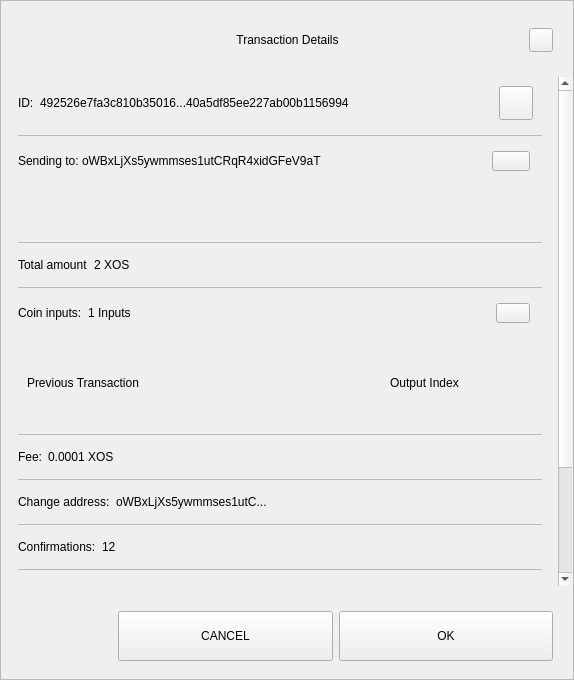
<?xml version="1.0" encoding="UTF-8"?>
<ui version="4.0">
 <class>TxDetailDialog</class>
 <widget class="QWidget" name="TxDetailDialog">
  <property name="geometry">
   <rect>
    <x>0</x>
    <y>0</y>
    <width>574</width>
    <height>680</height>
   </rect>
  </property>
  <property name="sizePolicy">
   <sizepolicy hsizetype="Preferred" vsizetype="Expanding">
    <horstretch>0</horstretch>
    <verstretch>0</verstretch>
   </sizepolicy>
  </property>
  <property name="minimumSize">
   <size>
    <width>574</width>
    <height>500</height>
   </size>
  </property>
  <property name="windowTitle">
   <string>Form</string>
  </property>
  <property name="styleSheet">
   <string notr="true"/>
  </property>
  <layout class="QVBoxLayout" name="verticalLayout_3">
   <property name="spacing">
    <number>0</number>
   </property>
   <property name="leftMargin">
    <number>0</number>
   </property>
   <property name="topMargin">
    <number>0</number>
   </property>
   <property name="rightMargin">
    <number>0</number>
   </property>
   <property name="bottomMargin">
    <number>0</number>
   </property>
   <item>
    <widget class="QFrame" name="frame">
     <property name="sizePolicy">
      <sizepolicy hsizetype="Preferred" vsizetype="Expanding">
       <horstretch>0</horstretch>
       <verstretch>0</verstretch>
      </sizepolicy>
     </property>
     <property name="styleSheet">
      <string notr="true"/>
     </property>
     <property name="frameShape">
      <enum>QFrame::StyledPanel</enum>
     </property>
     <property name="frameShadow">
      <enum>QFrame::Raised</enum>
     </property>
     <layout class="QVBoxLayout" name="verticalLayout">
      <property name="leftMargin">
       <number>0</number>
      </property>
      <property name="rightMargin">
       <number>0</number>
      </property>
      <item>
       <layout class="QHBoxLayout" name="horizontalLayout_3">
        <property name="spacing">
         <number>0</number>
        </property>
        <property name="leftMargin">
         <number>20</number>
        </property>
        <property name="topMargin">
         <number>10</number>
        </property>
        <property name="rightMargin">
         <number>20</number>
        </property>
        <item>
         <spacer name="horizontalSpacer_1">
          <property name="orientation">
           <enum>Qt::Horizontal</enum>
          </property>
          <property name="sizeHint" stdset="0">
           <size>
            <width>40</width>
            <height>20</height>
           </size>
          </property>
         </spacer>
        </item>
        <item>
         <widget class="QLabel" name="labelTitle">
          <property name="minimumSize">
           <size>
            <width>0</width>
            <height>40</height>
           </size>
          </property>
          <property name="maximumSize">
           <size>
            <width>16777215</width>
            <height>40</height>
           </size>
          </property>
          <property name="styleSheet">
           <string notr="true">padding-left:24px;</string>
          </property>
          <property name="text">
           <string>Transaction Details</string>
          </property>
          <property name="alignment">
           <set>Qt::AlignCenter</set>
          </property>
          <property name="margin">
           <number>7</number>
          </property>
         </widget>
        </item>
        <item>
         <spacer name="horizontalSpacer_2">
          <property name="orientation">
           <enum>Qt::Horizontal</enum>
          </property>
          <property name="sizeHint" stdset="0">
           <size>
            <width>40</width>
            <height>20</height>
           </size>
          </property>
         </spacer>
        </item>
        <item>
         <widget class="QPushButton" name="btnEsc">
          <property name="minimumSize">
           <size>
            <width>24</width>
            <height>24</height>
           </size>
          </property>
          <property name="maximumSize">
           <size>
            <width>24</width>
            <height>24</height>
           </size>
          </property>
          <property name="focusPolicy">
           <enum>Qt::NoFocus</enum>
          </property>
          <property name="text">
           <string/>
          </property>
         </widget>
        </item>
       </layout>
      </item>
      <item>
       <spacer name="verticalSpacer">
        <property name="orientation">
         <enum>Qt::Vertical</enum>
        </property>
        <property name="sizeType">
         <enum>QSizePolicy::Fixed</enum>
        </property>
        <property name="sizeHint" stdset="0">
         <size>
          <width>20</width>
          <height>10</height>
         </size>
        </property>
       </spacer>
      </item>
      <item>
       <widget class="QWidget" name="layoutScroll" native="true">
        <property name="minimumSize">
         <size>
          <width>0</width>
          <height>0</height>
         </size>
        </property>
        <layout class="QVBoxLayout" name="verticalLayout_4">
         <property name="leftMargin">
          <number>0</number>
         </property>
         <property name="topMargin">
          <number>0</number>
         </property>
         <property name="rightMargin">
          <number>0</number>
         </property>
         <item>
          <widget class="QScrollArea" name="scrollArea">
           <property name="styleSheet">
            <string notr="true">#scrollArea {
background:transparent;
}</string>
           </property>
           <property name="horizontalScrollBarPolicy">
            <enum>Qt::ScrollBarAlwaysOff</enum>
           </property>
           <property name="sizeAdjustPolicy">
            <enum>QAbstractScrollArea::AdjustIgnored</enum>
           </property>
           <property name="widgetResizable">
            <bool>true</bool>
           </property>
           <property name="alignment">
            <set>Qt::AlignLeading|Qt::AlignLeft|Qt::AlignTop</set>
           </property>
           <widget class="QWidget" name="scrollAreaWidgetContents">
            <property name="geometry">
             <rect>
              <x>0</x>
              <y>0</y>
              <width>556</width>
              <height>672</height>
             </rect>
            </property>
            <property name="autoFillBackground">
             <bool>false</bool>
            </property>
            <property name="styleSheet">
             <string notr="true">#scrollAreaWidgetContents {
background:transparent;
}</string>
            </property>
            <layout class="QVBoxLayout" name="verticalLayout_7">
             <property name="spacing">
              <number>0</number>
             </property>
             <property name="sizeConstraint">
              <enum>QLayout::SetDefaultConstraint</enum>
             </property>
             <property name="leftMargin">
              <number>0</number>
             </property>
             <property name="topMargin">
              <number>0</number>
             </property>
             <property name="rightMargin">
              <number>0</number>
             </property>
             <property name="bottomMargin">
              <number>0</number>
             </property>
             <item>
              <widget class="QWidget" name="content" native="true">
               <layout class="QVBoxLayout" name="verticalLayout_2">
                <property name="leftMargin">
                 <number>16</number>
                </property>
                <property name="topMargin">
                 <number>0</number>
                </property>
                <property name="rightMargin">
                 <number>16</number>
                </property>
                <item>
                 <widget class="QWidget" name="contentID" native="true">
                  <layout class="QHBoxLayout" name="horizontalLayout_12" stretch="0,1,0">
                   <property name="leftMargin">
                    <number>0</number>
                   </property>
                   <item>
                    <widget class="QLabel" name="labelId">
                     <property name="maximumSize">
                      <size>
                       <width>16777215</width>
                       <height>16777215</height>
                      </size>
                     </property>
                     <property name="text">
                      <string>ID:</string>
                     </property>
                    </widget>
                   </item>
                   <item>
                    <widget class="QLabel" name="textId">
                     <property name="text">
                      <string>492526e7fa3c810b35016...40a5df85ee227ab00b1156994</string>
                     </property>
                    </widget>
                   </item>
                   <item>
                    <widget class="QPushButton" name="pushCopy">
                     <property name="minimumSize">
                      <size>
                       <width>34</width>
                       <height>34</height>
                      </size>
                     </property>
                     <property name="maximumSize">
                      <size>
                       <width>34</width>
                       <height>34</height>
                      </size>
                     </property>
                     <property name="focusPolicy">
                      <enum>Qt::NoFocus</enum>
                     </property>
                     <property name="text">
                      <string/>
                     </property>
                     <property name="iconSize">
                      <size>
                       <width>24</width>
                       <height>24</height>
                      </size>
                     </property>
                    </widget>
                   </item>
                  </layout>
                 </widget>
                </item>
                <item>
                 <widget class="QLabel" name="labelDivider9">
                  <property name="maximumSize">
                   <size>
                    <width>16777215</width>
                    <height>1</height>
                   </size>
                  </property>
                  <property name="styleSheet">
                   <string notr="true">background-color:#bababa;</string>
                  </property>
                  <property name="text">
                   <string/>
                  </property>
                 </widget>
                </item>
                <item>
                 <widget class="QWidget" name="contentOutputs" native="true">
                  <layout class="QHBoxLayout" name="horizontalLayout_11" stretch="0,3,0">
                   <property name="spacing">
                    <number>0</number>
                   </property>
                   <property name="leftMargin">
                    <number>0</number>
                   </property>
                   <property name="rightMargin">
                    <number>12</number>
                   </property>
                   <item>
                    <widget class="QLabel" name="labelSend">
                     <property name="maximumSize">
                      <size>
                       <width>16777215</width>
                       <height>16777215</height>
                      </size>
                     </property>
                     <property name="text">
                      <string>Sending to: </string>
                     </property>
                    </widget>
                   </item>
                   <item>
                    <widget class="QLabel" name="textSend">
                     <property name="text">
                      <string>oWBxLjXs5ywmmses1utCRqR4xidGFeV9aT </string>
                     </property>
                    </widget>
                   </item>
                   <item>
                    <widget class="QPushButton" name="pushOutputs">
                     <property name="minimumSize">
                      <size>
                       <width>34</width>
                       <height>20</height>
                      </size>
                     </property>
                     <property name="maximumSize">
                      <size>
                       <width>38</width>
                       <height>20</height>
                      </size>
                     </property>
                     <property name="focusPolicy">
                      <enum>Qt::NoFocus</enum>
                     </property>
                     <property name="styleSheet">
                      <string notr="true"/>
                     </property>
                     <property name="text">
                      <string/>
                     </property>
                    </widget>
                   </item>
                  </layout>
                 </widget>
                </item>
                <item>
                 <widget class="QScrollArea" name="outputsScrollArea">
                  <property name="minimumSize">
                   <size>
                    <width>0</width>
                    <height>50</height>
                   </size>
                  </property>
                  <property name="styleSheet">
                   <string notr="true">#outputsScrollArea {
background:transparent;
}</string>
                  </property>
                  <property name="widgetResizable">
                   <bool>true</bool>
                  </property>
                  <widget class="QWidget" name="container_outputs_base">
                   <property name="geometry">
                    <rect>
                     <x>0</x>
                     <y>0</y>
                     <width>522</width>
                     <height>48</height>
                    </rect>
                   </property>
                   <property name="styleSheet">
                    <string notr="true">#container_outputs_base {
background:transparent;
}</string>
                   </property>
                  </widget>
                 </widget>
                </item>
                <item>
                 <widget class="QLabel" name="labelDivider8">
                  <property name="maximumSize">
                   <size>
                    <width>16777215</width>
                    <height>1</height>
                   </size>
                  </property>
                  <property name="styleSheet">
                   <string notr="true">background-color:#bababa;</string>
                  </property>
                  <property name="text">
                   <string/>
                  </property>
                 </widget>
                </item>
                <item>
                 <widget class="QWidget" name="contentAmount" native="true">
                  <layout class="QHBoxLayout" name="horizontalLayout_4" stretch="0,1">
                   <property name="leftMargin">
                    <number>0</number>
                   </property>
                   <item>
                    <widget class="QLabel" name="labelAmount">
                     <property name="maximumSize">
                      <size>
                       <width>16777215</width>
                       <height>16777215</height>
                      </size>
                     </property>
                     <property name="text">
                      <string>Total amount</string>
                     </property>
                    </widget>
                   </item>
                   <item>
                    <widget class="QLabel" name="textAmount">
                     <property name="text">
                      <string>2 XOS</string>
                     </property>
                    </widget>
                   </item>
                  </layout>
                 </widget>
                </item>
                <item>
                 <widget class="QLabel" name="labelDivider6">
                  <property name="maximumSize">
                   <size>
                    <width>16777215</width>
                    <height>1</height>
                   </size>
                  </property>
                  <property name="styleSheet">
                   <string notr="true">background-color:#bababa;</string>
                  </property>
                  <property name="text">
                   <string/>
                  </property>
                 </widget>
                </item>
                <item>
                 <widget class="QWidget" name="contentInputs" native="true">
                  <layout class="QHBoxLayout" name="horizontalLayout" stretch="0,2,0">
                   <property name="leftMargin">
                    <number>0</number>
                   </property>
                   <property name="rightMargin">
                    <number>12</number>
                   </property>
                   <item>
                    <widget class="QLabel" name="labelInputs">
                     <property name="sizePolicy">
                      <sizepolicy hsizetype="Minimum" vsizetype="Preferred">
                       <horstretch>0</horstretch>
                       <verstretch>0</verstretch>
                      </sizepolicy>
                     </property>
                     <property name="maximumSize">
                      <size>
                       <width>16777215</width>
                       <height>16777215</height>
                      </size>
                     </property>
                     <property name="text">
                      <string>Coin inputs:</string>
                     </property>
                    </widget>
                   </item>
                   <item>
                    <widget class="QLabel" name="textInputs">
                     <property name="text">
                      <string>1 Inputs</string>
                     </property>
                    </widget>
                   </item>
                   <item>
                    <widget class="QPushButton" name="pushInputs">
                     <property name="maximumSize">
                      <size>
                       <width>34</width>
                       <height>20</height>
                      </size>
                     </property>
                     <property name="focusPolicy">
                      <enum>Qt::NoFocus</enum>
                     </property>
                     <property name="styleSheet">
                      <string notr="true"/>
                     </property>
                     <property name="text">
                      <string/>
                     </property>
                    </widget>
                   </item>
                  </layout>
                 </widget>
                </item>
                <item>
                 <widget class="QFrame" name="gridInputs">
                  <property name="sizePolicy">
                   <sizepolicy hsizetype="Preferred" vsizetype="MinimumExpanding">
                    <horstretch>0</horstretch>
                    <verstretch>0</verstretch>
                   </sizepolicy>
                  </property>
                  <property name="minimumSize">
                   <size>
                    <width>0</width>
                    <height>90</height>
                   </size>
                  </property>
                  <layout class="QGridLayout" name="gridLayoutInput" columnstretch="5,2" rowminimumheight="0">
                   <property name="sizeConstraint">
                    <enum>QLayout::SetMaximumSize</enum>
                   </property>
                   <property name="verticalSpacing">
                    <number>0</number>
                   </property>
                   <item row="0" column="0" alignment="Qt::AlignLeft">
                    <widget class="QLabel" name="labelTitlePrevTx">
                     <property name="text">
                      <string>Previous Transaction</string>
                     </property>
                    </widget>
                   </item>
                   <item row="0" column="1" alignment="Qt::AlignLeft">
                    <widget class="QLabel" name="labelOutputIndex">
                     <property name="text">
                      <string>Output Index</string>
                     </property>
                     <property name="alignment">
                      <set>Qt::AlignCenter</set>
                     </property>
                    </widget>
                   </item>
                  </layout>
                 </widget>
                </item>
                <item>
                 <widget class="QLabel" name="labelDivider1">
                  <property name="maximumSize">
                   <size>
                    <width>16777215</width>
                    <height>1</height>
                   </size>
                  </property>
                  <property name="styleSheet">
                   <string notr="true">background-color:#bababa;</string>
                  </property>
                  <property name="text">
                   <string/>
                  </property>
                 </widget>
                </item>
                <item>
                 <widget class="QWidget" name="contentFee" native="true">
                  <layout class="QHBoxLayout" name="horizontalLayout_7" stretch="0,1">
                   <property name="leftMargin">
                    <number>0</number>
                   </property>
                   <item>
                    <widget class="QLabel" name="labelFee">
                     <property name="maximumSize">
                      <size>
                       <width>16777215</width>
                       <height>16777215</height>
                      </size>
                     </property>
                     <property name="text">
                      <string>Fee:</string>
                     </property>
                    </widget>
                   </item>
                   <item>
                    <widget class="QLabel" name="textFee">
                     <property name="text">
                      <string>0.0001 XOS</string>
                     </property>
                    </widget>
                   </item>
                  </layout>
                 </widget>
                </item>
                <item>
                 <widget class="QLabel" name="labelDivider2">
                  <property name="maximumSize">
                   <size>
                    <width>16777215</width>
                    <height>1</height>
                   </size>
                  </property>
                  <property name="styleSheet">
                   <string notr="true">background-color:#bababa;</string>
                  </property>
                  <property name="text">
                   <string/>
                  </property>
                 </widget>
                </item>
                <item>
                 <widget class="QWidget" name="contentChangeAddress" native="true">
                  <layout class="QHBoxLayout" name="horizontalLayout_6" stretch="0,1">
                   <property name="leftMargin">
                    <number>0</number>
                   </property>
                   <item>
                    <widget class="QLabel" name="labelChange">
                     <property name="maximumSize">
                      <size>
                       <width>16777215</width>
                       <height>16777215</height>
                      </size>
                     </property>
                     <property name="text">
                      <string>Change address:</string>
                     </property>
                    </widget>
                   </item>
                   <item>
                    <widget class="QLabel" name="textChange">
                     <property name="text">
                      <string>oWBxLjXs5ywmmses1utC... </string>
                     </property>
                    </widget>
                   </item>
                  </layout>
                 </widget>
                </item>
                <item>
                 <widget class="QLabel" name="labelDivider4">
                  <property name="maximumSize">
                   <size>
                    <width>16777215</width>
                    <height>1</height>
                   </size>
                  </property>
                  <property name="styleSheet">
                   <string notr="true">background-color:#bababa;</string>
                  </property>
                  <property name="text">
                   <string/>
                  </property>
                 </widget>
                </item>
                <item>
                 <widget class="QWidget" name="contentConfirmations" native="true">
                  <layout class="QHBoxLayout" name="horizontalLayout_8" stretch="0,1">
                   <property name="leftMargin">
                    <number>0</number>
                   </property>
                   <item>
                    <widget class="QLabel" name="labelConfirmations">
                     <property name="maximumSize">
                      <size>
                       <width>16777215</width>
                       <height>16777215</height>
                      </size>
                     </property>
                     <property name="text">
                      <string>Confirmations:</string>
                     </property>
                    </widget>
                   </item>
                   <item>
                    <widget class="QLabel" name="textConfirmations">
                     <property name="text">
                      <string>12</string>
                     </property>
                    </widget>
                   </item>
                  </layout>
                 </widget>
                </item>
                <item>
                 <widget class="QLabel" name="labelDivider7">
                  <property name="maximumSize">
                   <size>
                    <width>16777215</width>
                    <height>1</height>
                   </size>
                  </property>
                  <property name="styleSheet">
                   <string notr="true">background-color:#bababa;</string>
                  </property>
                  <property name="text">
                   <string/>
                  </property>
                 </widget>
                </item>
                <item>
                 <widget class="QWidget" name="contentSize" native="true">
                  <layout class="QHBoxLayout" name="horizontalLayout_9" stretch="0,1">
                   <property name="leftMargin">
                    <number>0</number>
                   </property>
                   <item>
                    <widget class="QLabel" name="labelSize">
                     <property name="maximumSize">
                      <size>
                       <width>16777215</width>
                       <height>16777215</height>
                      </size>
                     </property>
                     <property name="text">
                      <string>Size:</string>
                     </property>
                    </widget>
                   </item>
                   <item>
                    <widget class="QLabel" name="textSize">
                     <property name="text">
                      <string>2 kB</string>
                     </property>
                    </widget>
                   </item>
                  </layout>
                 </widget>
                </item>
                <item>
                 <widget class="QLabel" name="labelDivider3">
                  <property name="maximumSize">
                   <size>
                    <width>16777215</width>
                    <height>1</height>
                   </size>
                  </property>
                  <property name="styleSheet">
                   <string notr="true">background-color:#bababa;</string>
                  </property>
                  <property name="text">
                   <string/>
                  </property>
                 </widget>
                </item>
                <item>
                 <widget class="QWidget" name="contentDate" native="true">
                  <layout class="QHBoxLayout" name="horizontalLayout_5" stretch="0,1">
                   <property name="leftMargin">
                    <number>0</number>
                   </property>
                   <item>
                    <widget class="QLabel" name="labelDate">
                     <property name="maximumSize">
                      <size>
                       <width>16777215</width>
                       <height>16777215</height>
                      </size>
                     </property>
                     <property name="text">
                      <string>Date:</string>
                     </property>
                    </widget>
                   </item>
                   <item>
                    <widget class="QLabel" name="textDate">
                     <property name="text">
                      <string>May 25, 2017</string>
                     </property>
                    </widget>
                   </item>
                  </layout>
                 </widget>
                </item>
                <item>
                 <widget class="QLabel" name="labelDivider5">
                  <property name="maximumSize">
                   <size>
                    <width>16777215</width>
                    <height>1</height>
                   </size>
                  </property>
                  <property name="styleSheet">
                   <string notr="true">background-color:#bababa;</string>
                  </property>
                  <property name="text">
                   <string/>
                  </property>
                 </widget>
                </item>
                <item>
                 <widget class="QWidget" name="contentStatus" native="true">
                  <layout class="QHBoxLayout" name="horizontalLayout_10" stretch="0,1">
                   <property name="leftMargin">
                    <number>0</number>
                   </property>
                   <item>
                    <widget class="QLabel" name="labelStatus">
                     <property name="maximumSize">
                      <size>
                       <width>16777215</width>
                       <height>16777215</height>
                      </size>
                     </property>
                     <property name="text">
                      <string>Status:</string>
                     </property>
                    </widget>
                   </item>
                   <item>
                    <widget class="QLabel" name="textStatus">
                     <property name="text">
                      <string>Spendable</string>
                     </property>
                    </widget>
                   </item>
                  </layout>
                 </widget>
                </item>
                <item>
                 <spacer name="verticalSpacer_2">
                  <property name="orientation">
                   <enum>Qt::Vertical</enum>
                  </property>
                  <property name="sizeType">
                   <enum>QSizePolicy::Expanding</enum>
                  </property>
                  <property name="sizeHint" stdset="0">
                   <size>
                    <width>20</width>
                    <height>10</height>
                   </size>
                  </property>
                 </spacer>
                </item>
                <item>
                 <widget class="QLabel" name="labelWarning">
                  <property name="text">
                   <string>TextLabel</string>
                  </property>
                  <property name="alignment">
                   <set>Qt::AlignCenter</set>
                  </property>
                 </widget>
                </item>
               </layout>
              </widget>
             </item>
            </layout>
           </widget>
          </widget>
         </item>
        </layout>
       </widget>
      </item>
      <item>
       <widget class="QWidget" name="containerButtons" native="true">
        <layout class="QHBoxLayout" name="horizontalLayout1" stretch="1,2,2">
         <property name="leftMargin">
          <number>10</number>
         </property>
         <property name="rightMargin">
          <number>20</number>
         </property>
         <item>
          <spacer name="horizontalSpacer_3">
           <property name="orientation">
            <enum>Qt::Horizontal</enum>
           </property>
           <property name="sizeHint" stdset="0">
            <size>
             <width>40</width>
             <height>20</height>
            </size>
           </property>
          </spacer>
         </item>
         <item>
          <widget class="QPushButton" name="btnCancel">
           <property name="minimumSize">
            <size>
             <width>200</width>
             <height>50</height>
            </size>
           </property>
           <property name="focusPolicy">
            <enum>Qt::NoFocus</enum>
           </property>
           <property name="text">
            <string>CANCEL</string>
           </property>
          </widget>
         </item>
         <item>
          <widget class="QPushButton" name="btnSave">
           <property name="minimumSize">
            <size>
             <width>200</width>
             <height>50</height>
            </size>
           </property>
           <property name="focusPolicy">
            <enum>Qt::NoFocus</enum>
           </property>
           <property name="text">
            <string>OK</string>
           </property>
          </widget>
         </item>
        </layout>
       </widget>
      </item>
     </layout>
    </widget>
   </item>
  </layout>
 </widget>
 <resources/>
 <connections/>
</ui>
